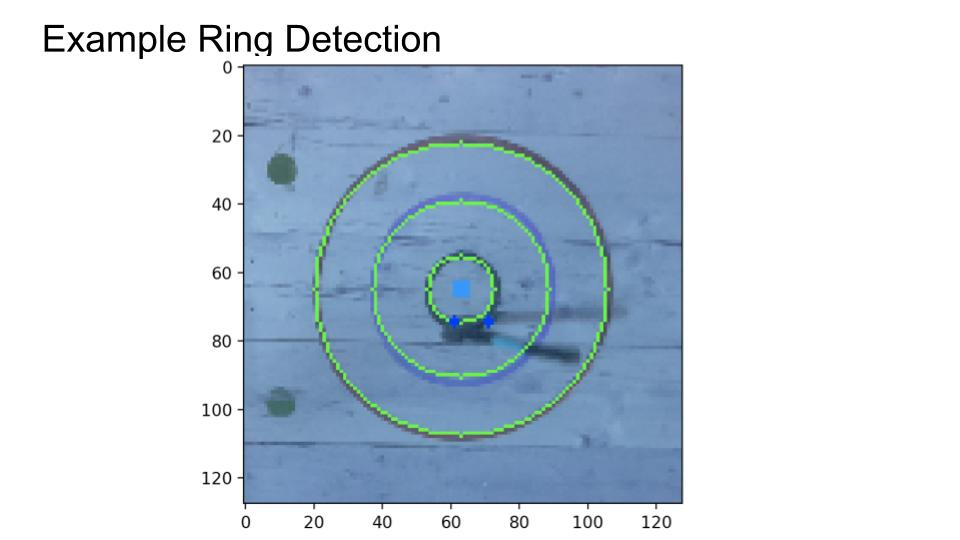
#> input picture example_ring_detection.jpg, 960 x 540 px
$ python rotate_img_test.py --image ../example_ring_detection.jpg
#> lines starting #> are read from the running program, lines starting #| are printed output that depends on the picture
# import the necessary packages
import numpy as np
import argparse
import imutils
import cv2

# construct the argument parse and parse the arguments
ap = argparse.ArgumentParser()
ap.add_argument("-i", "--image", required=True,
	help="path to the image file")
args = vars(ap.parse_args())

# load the image from disk
image = cv2.imread(args["image"])
#> image is the input picture: shape (540, 960, 3); mean B, G, R 224.5, 212.5, 200

# loop over the rotation angles
for angle in np.arange(0, 360, 15):
	rotated = imutils.rotate(image, angle)
	cv2.imshow("Rotated (Problematic)", rotated)
	cv2.waitKey(0)
#> this loop made 24 passes
#> pass 2, `rotated = imutils.rotate(image, angle)`:
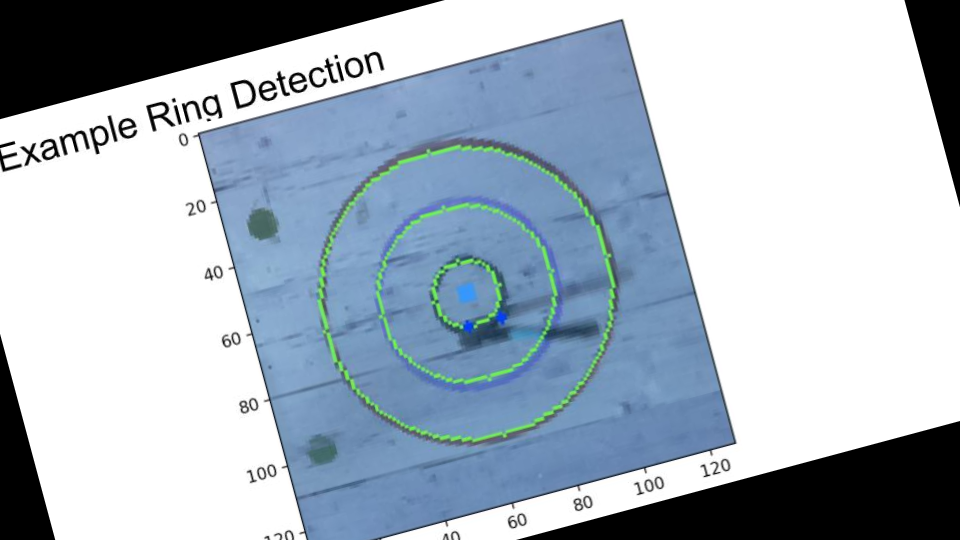
#> rotated: shape (540, 960, 3); mean B, G, R 193.1, 181.1, 168.7
#> pass 3, `rotated = imutils.rotate(image, angle)`:
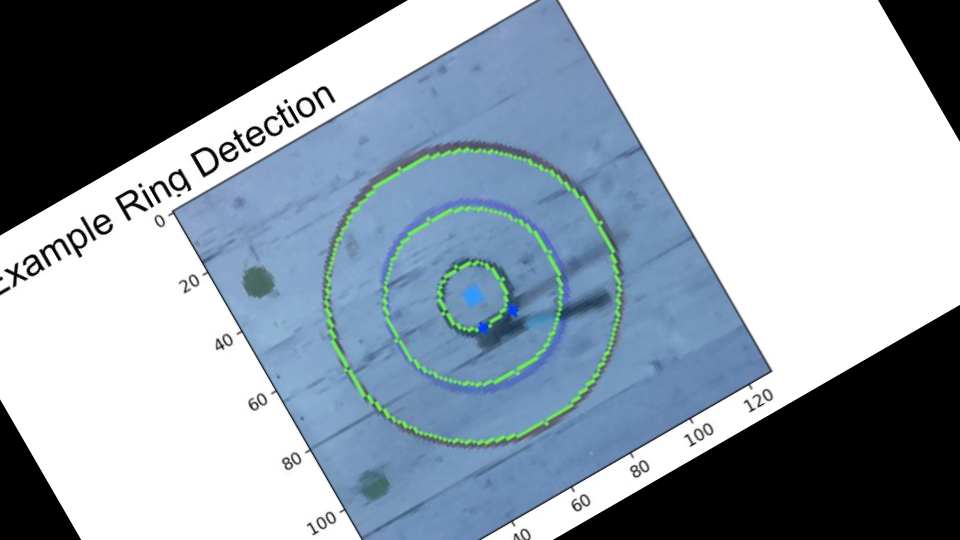
#> rotated: shape (540, 960, 3); mean B, G, R 172.4, 160.6, 148.3

# loop over the rotation angles again, this time ensuring
# no part of the image is cut off
for angle in np.arange(0, 360, 15):
	rotated = imutils.rotate_bound(image, angle)
	cv2.imshow("Rotated (Correct)", rotated)
	cv2.waitKey(0)
#> this loop made 24 passes
#> pass 2, `rotated = imutils.rotate_bound(image, angle)`:
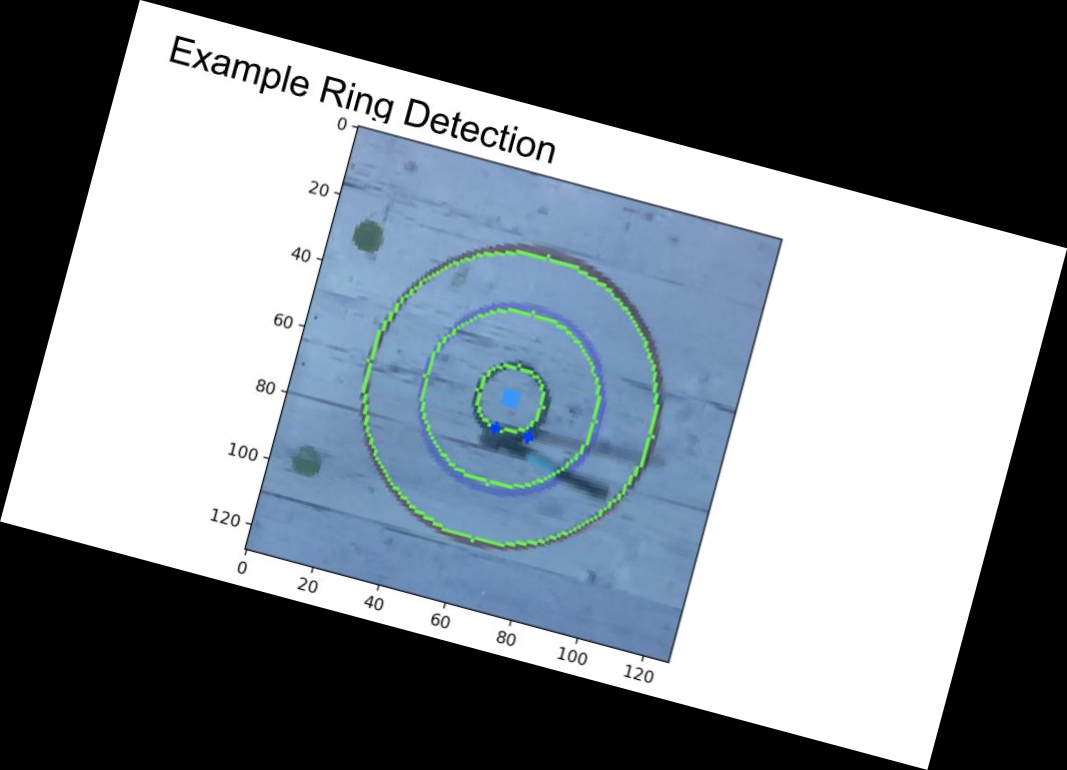
#> rotated: shape (770, 1067, 3); mean B, G, R 141.7, 134.1, 126.2
#> pass 3, `rotated = imutils.rotate_bound(image, angle)`:
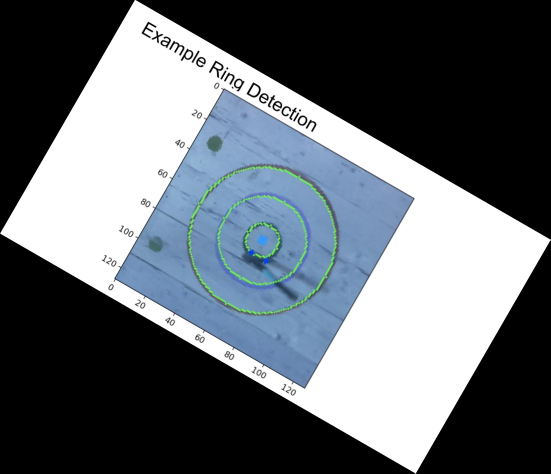
#> rotated: shape (947, 1101, 3) (shown at 1/2 size); mean B, G, R 111.6, 105.6, 99.5

$ run again, on train_loss_curves.jpg
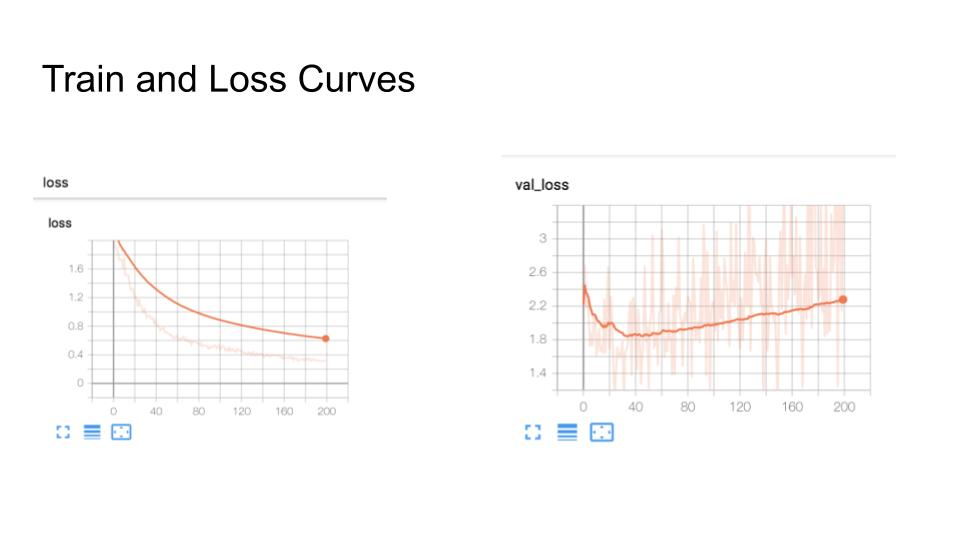
#> input picture train_loss_curves.jpg, 960 x 540 px
#> image is the input picture: shape (540, 960, 3); mean B, G, R 250.4, 250.7, 251.4
#> the loop `for angle in np.arange(0, 360, 15):` made 24 passes
#> pass 2, `rotated = imutils.rotate_bound(image, angle)`:
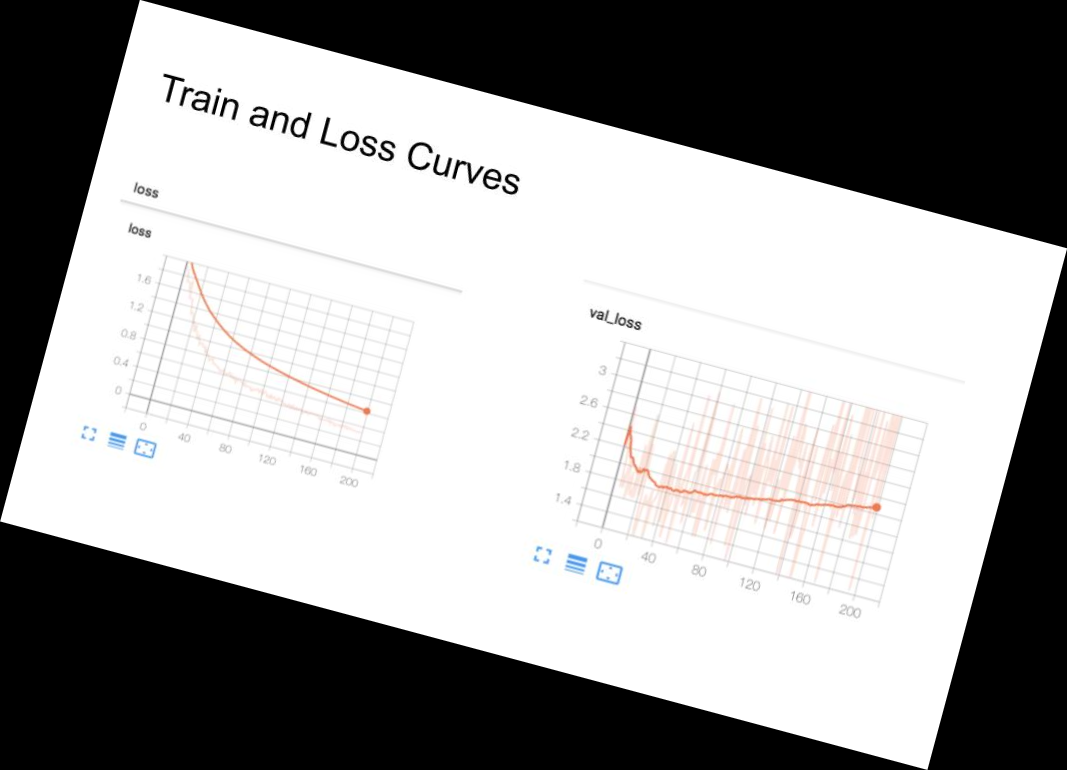
#> rotated: shape (770, 1067, 3); mean B, G, R 158, 158.2, 158.7
#> pass 3, `rotated = imutils.rotate_bound(image, angle)`:
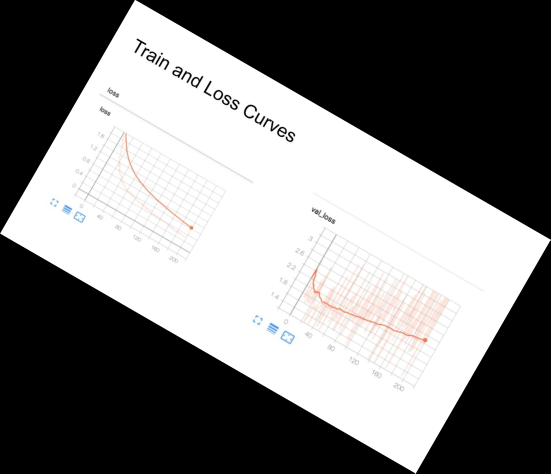
#> rotated: shape (947, 1101, 3) (shown at 1/2 size); mean B, G, R 124.5, 124.6, 125
